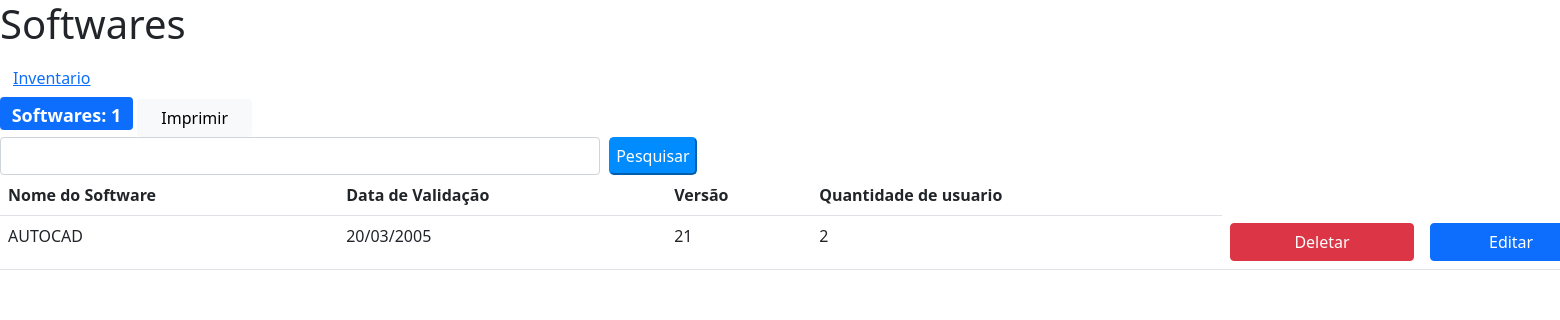
The page /software on the database its author committed.
### inventarioapema/models.py (models this page shows)
class Softwares(database.Model):
    id = database.Column(database.Integer, primary_key=True)
    nome = database.Column(database.String, nullable=False)
    validade = database.Column(database.String, nullable=False)
    usando = database.Column(database.Integer)
    versao = database.Column(database.String, nullable=False)

### inventarioapema/routes.py (the view)
@app.route("/software")
def software():
    softwares = Softwares.query.order_by(Softwares.id).all()
    colaboradores = database.session.query(database.func.count(Softwares.id), Softwares.nome).group_by(Softwares.nome).order_by(Softwares.nome).all()
    return render_template("softwares.html", softwares=softwares, current_user=current_user, colaboradores=colaboradores)

### inventarioapema/templates/softwares.html (shortened to what this page needs)
{% extends "home.html" %}
{% block body %}
    <div class="perfil">
        <h1>Softwares</h1>
        <div class="grupo">
            <a href="{{ url_for('inventario') }}" class="btn btn-link" style="display: inline-flex; padding-top: 9px; width: 100%;">Inventario </a><br>
            <span class="badge bg-primary" style="font-size: 18px; padding-top: 9px;  top: 110px;">Softwares: {{ colaboradores|length }}</span>
            <a href="" class="btn btn-light" id="imprimirBtn"  style="width: 115px;"> Imprimir </a>
        </div>
        <div class="status" >
            <link rel="stylesheet" href="https://cdnjs.cloudflare.com/ajax/libs/font-awesome/4.7.0/css/font-awesome.min.css">
                <input type="text" id="valor_busca" class="form-control" style="width: 600px; display: inline; margin-right: 5px;  "/>
                <input type="submit" value="Pesquisar" onclick="myFunction()" style="background-color: #008cff; border-color: #008cff; border-radius: 5px; font-size: 16px; color: white; padding: 5px;" />
            </div>
    <div id="table" name="table" style="width: 100%;">
        <table class="table" style="width: 1600px;">
            <tr>
                <th scope="col">Nome do Software</th>
                <th scope="col">Data de Validação</th>
                <th scope="col">Versão</th>
                <th scope="col">Quantidade de usuario</th>
            </tr>
            {% for softwares in softwares %}
            <tr>
                <td>{{ softwares["nome"]}}</td>
                <td>{{ softwares["validade"]}}</td>
                <td>{{ softwares["versao"]}}</td>
                <td>{{ softwares["usando"]}}</td>
                <td><a style="width: 100%;" href='{{url_for("delete_softwares",id=softwares.id)}}' class='btn btn-danger' onclick='return confirm("Voce tem certeza, que deseja excluir  {{ softwares.nome }}?")'>Deletar</a></td>
                <td><a style="width: 100%;" href='{{url_for("edit_softwares",id=softwares.id)}}' class='btn btn-primary'>Editar</a></td>
            </tr>
            {% endfor %}
        </table>
    </div>
{% endblock %}

### rows shown on the page
Softwares: nome "AUTOCAD", validade "20/03/2005", versao "21", usando "2"

### other values the page prints
{{ colaboradores|length }} "1"
